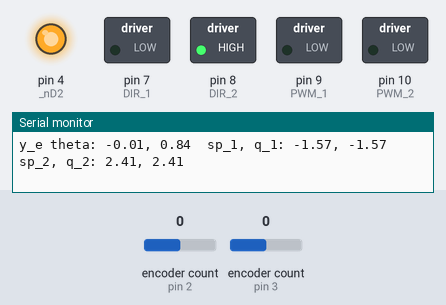
This sketch was run on a simulated Arduino Uno, built with avr-gcc and run on an emulated ATmega328P. On the bench: switched loads named in the sketch (green lamp = pin HIGH), output pins drawn as LEDs (lit = HIGH), the last lines printed to the serial monitor. Inputs (shaded band) come from the test bench; at power-on: encoder count (sensors on pin 2, pin 3) 0.

Above: at 1.7 s.
1.8 s: encoder count (sensor on pin 2) set to 4
At 2.9 s:
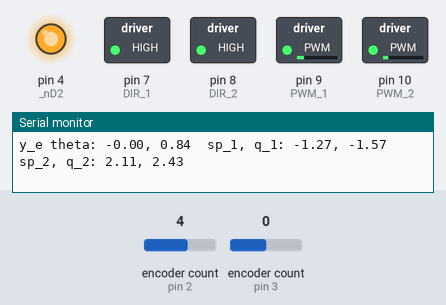
4.8 s: encoder count (sensor on pin 3) set to 1
At 5.01 s:
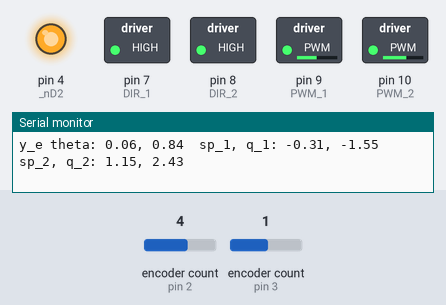
7.8 s: encoder count (sensor on pin 2) set to 8
At 8.5 s:
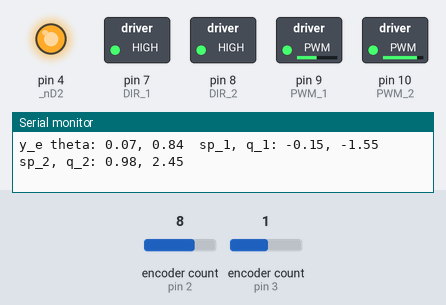
10.8 s: encoder count (sensor on pin 3) set to 0
Timing chart, 0 to 13.8 s (numbered marks = the images above; inputs shaded):
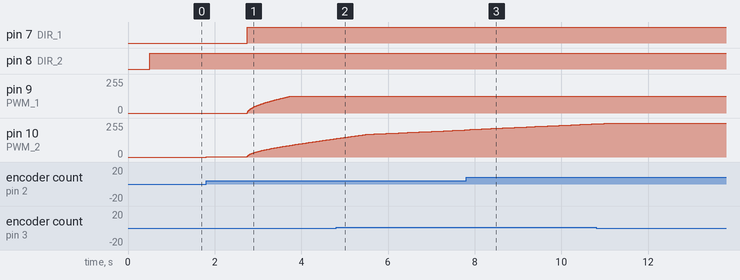

The sketch:

endeffector_w_ros.ino.ino
```cpp
/**********************************************************************************

***********************************************************************************/
#include <Encoder.h>


#define straight_line_up
//#define excavate
//#define dump
//#define home_pos


// pathPlanner.set_mode(1) // Set mode (Usually a ros node should do this)
// Manipulator dimensions and joint angle limits
const float l_1 = 0.09; // link1 lenth (m)
const float l_2 = 0.11185; // link2 lenth (m)
const float q1_limit =  360 * M_PI / 180; // joint angle limit for q1 (rad), M_PI is slightly more accurate and more portable then PI
const float q2_limit = 360 * M_PI / 180; // joint angle limit for q2 (rad), M_PI is slightly more accurate and more portable then PI


// ================================================================
// ===               PID FEEDBACK CONTROLLER                    ===
// ================================================================

// Provide PID controller gains here (use the gains from Lab 5 as your starting point

// Motor 1 requires higher gains due to larger moment of inertia
// Try 1.5 - 2.5 times the Motor 2 gains
float Kp_1 = 150.0;
float Kd_1 = 0.0;
float Ki_1 = 10.0;

// Motor 2 requires smaller gains compared to Motor 1
// Try 3 - 5 times the gains from previous lab
float Kp_2 = 100.0;
float Kd_2 = 0.0;
float Ki_2 = 10.0;

int pwm_max_m1 = 125;
int pwm_max_m2 = 255;
// control sampling period
#define period_us 10000  // microseconds (1 sec = 1000000 us)

// ================================================================
// ===               SERIAL OUTPUT CONTROL                      ===
// ================================================================

// Switch between built-in Serial Plotter and Matlab streaming
// comment out both to disable serial output

#define PRINT_DATA
//#define MATLAB_SERIAL_READ

// ================================================================
// ===               DFROBOT MOTOR SHIELD DEFINITION            ===
// ================================================================

const int
// motor connected to M1
PWM_1   = 9,
DIR_1   = 7;
const int
// motor connected to M2
PWM_2   = 10,
DIR_2   = 8;
int M1FB = A0; // To read current in milliamps
int M2FB = A1; // To read current in milliamps
int _nD2 = 4;
int _nSF = 12;
// ================================================================
// ===               ENCODER DEFINITION                         ===
// ================================================================

// The motor has a dual channel encoder and each has 120 counts per revolution
// The effective resolution is 480 CPR with quadrature decoding.
// Calibrate the conversion factor by hand.

float C2Rad1 = 1080/(2*PI); // TO DO: replace it with your conversion factor
float C2Rad2 = 98 * 12 * 4 / (2 * PI); // TO DO: replace it with your conversion factor

Encoder Mot1(3, 5);
Encoder Mot2(2, 6);

// ================================================================
// ===               VARIABLE DEFINITION                        ===
// ================================================================

double q_1 = 0.0, pre_q_1 = 0.0; // Current and previous joint angles of the motor 1
double q_2 = 0.0, pre_q_2 = 0.0; // Current and previous joint angles of the motor 2
double error_1, sum_error_1 = 0.0, d_error_1 = 0.0, filt_d_error_1 = 0.0, error_pre_1;
double error_2, sum_error_2 = 0.0, d_error_2 = 0.0, filt_d_error_2 = 0.0, error_pre_2;


float alpha = 0.25;    // low pass filter constant
unsigned long timer;
double loop_time = 0.01;
double Pcontrol, Icontrol, Dcontrol;
double pwm;
float vc;
double set_point_1 = 0; // Set point (desired joint position) for motor 1
double set_point_2 = 0; // Set point (desired joint position) for motor 2
float x_e, y_e, theta; // end-effector position
double q_1_ik, q_2_ik; // inverse kinematics solutions
double q_1_offset = 0; // Hacky way to test individually
double q_2_offset = 0; // Hacky way to test individually
int i = 0; // To generate waypoints of a path.
int flag = 0;
float y_e_down = -0.07;
float y_e_up = 0.07;
float y_e_home = 0;
float theta_home = 0;
float theta_up = 48*PI/180;
float theta_down = -48*PI/180;
// ================================================================
// ===                      INITIAL SETUP                       ===
// ================================================================

void setup() {

  Serial.begin(115200);

  // configure motor shield M1 and M2 outputs
  pinMode(PWM_1, OUTPUT);
  pinMode(DIR_1, OUTPUT);
  pinMode(PWM_2, OUTPUT);
  pinMode(DIR_2, OUTPUT);
  pinMode(_nD2,OUTPUT);
  digitalWrite(_nD2,HIGH);

  delay(500);    // delay 0.01 second

  #ifdef straight_line_up
  y_e = y_e_down;
  theta = theta_up;
  #endif

  #ifdef excavate
  y_e = y_e_down;
  theta = theta_home;
  #endif

  #ifdef dump
  y_e = y_e_up;
  theta = theta_up;
  #endif

  #ifdef home_pos
  y_e = y_e_home;
  theta = theta_home;
  #endif

  Inverse_K();
  q_1_offset = set_point_1;
  q_2_offset = set_point_2;

}


// ================================================================
// ===                    MAIN PROGRAM LOOP                     ===
// ================================================================

void loop() {
  if (micros() - timer >= period_us) {

    timer = micros();

    // Joint position from the encoder counts

    q_1 = q_1_offset + Mot1.read() / C2Rad1;    // convert to radians
    q_2 = q_2_offset + Mot2.read() / C2Rad2;    // convert to radians


    // Straight line up:
    #ifdef straight_line_up
    i = i + 1;
    y_e = y_e_down + i*(y_e_up - y_e_down)/1000; // Change 1000 for tuning

    if(y_e > y_e_up || flag == 1)
    {
        y_e = y_e_up;
        i = 0;
        flag = 1;
    }
    theta = theta_up;
    #endif

    #ifdef excavate
    i = i + 1;
    theta = theta_home + i*(theta_up - theta_home)/1000; // Change 1000 for tuning

    if(theta > theta_up || flag == 1)
    {
        theta = theta_up;
        i = 0;
        flag = 1;
    }
    y_e = y_e_down;
    #endif

    #ifdef dump
    i = i + 1;
    theta = theta_up - i*(theta_up - theta_down)/1000; // Change 1000 for tuning

    if(theta < theta_down || flag == 1)
    {
        theta = theta_down;
        i = 0;
        flag = 1;
    }
    y_e = l_1*sin(asin((y_e_up-l_2*sin(theta_up))/l_1)) + l_2*sin(theta);
    #endif

    #ifdef home_pos
    i = i + 1;
    y_e = y_e_home - i*(y_e_home - y_e_down)/500; // Change 1000 for tuning

    if(y_e < y_e_down || flag == 1)
    {
        y_e = y_e_down;
        i = 0;
        flag = 1;
    }
    theta = theta_home;
    #endif
    // ================================================================
    // ===                    GET SETPOINT                          ===
    // ================================================================

    Inverse_K();

    // ================================================================
    // ===                    CONTROLLER CODE                       ===
    // ================================================================

    // PID controller for motor 1
    error_1 = set_point_1 - q_1;
    d_error_1 = (error_1 - error_pre_1) / loop_time;
    // 1st order filter to clean up noise
    filt_d_error_1 = alpha * d_error_1 + (1 - alpha) * filt_d_error_1;
    sum_error_1 += error_1 * loop_time;
    error_pre_1 = error_1;
    motorControl(DIR_1, PWM_1, error_1, d_error_1, sum_error_1, Kp_1, Kd_1, Ki_1, pwm_max_m1,1);

    // PID controller for motor 2
    error_2 = set_point_2 - q_2;
    d_error_2 = (error_2 - error_pre_2) / loop_time;
    // 1st order filter to clean up noise
    filt_d_error_2 = alpha * d_error_2 + (1 - alpha) * filt_d_error_2;
    sum_error_2 += error_2 * loop_time;
    error_pre_2 = error_2;
    motorControl(DIR_2, PWM_2, error_2, d_error_2, sum_error_2, Kp_2, Kd_2, Ki_2, pwm_max_m2, 2);

    // ================================================================
    // ===                    PRINT DATA                            ===
    // ================================================================


#ifdef PRINT_DATA
    Serial.print("y_e theta: ");
    Serial.print(y_e);  Serial.print(", ");
    Serial.print(theta);  Serial.print("\t"); // print out  y_e, theta
    Serial.print("sp_1, q_1: ");
    Serial.print(set_point_1);  Serial.print(", ");
    Serial.print(q_1); Serial.print("\t"); // set_point_1, q_1
    Serial.print("sp_2, q_2: ");
    Serial.print(set_point_2);  Serial.print(", ");
    Serial.print(q_2); Serial.print("\t"); // set_point_2, q_2
    //  Serial.print(Mot1.read()); Serial.print("\t");
    //  Serial.print(Mot2.read()); Serial.print("\t");
    Serial.print("\n");
#endif

#ifdef MATLAB_SERIAL_READ
  Serial.print(timer / 1000000.0);   Serial.print("\t");
  Serial.print(set_point_1,4);    Serial.print("\t");
  Serial.print(q_1,4);    Serial.print("\t");
  Serial.print(set_point_2,4);    Serial.print("\t");
  Serial.print(q_2,4);    Serial.print("\t");
  Serial.print("\n");
#endif

    i++;  // change this line to i+=2; for every 2 degrees per samping period.
    //  delay(30);
  }
  loop_time = (micros() - timer) / 1000000.0;  //compute actual sample time
}


void Inverse_K()
{
  double y_e_max = l_1 + l_2 *sin(theta); // Constrain y_e so that unrealistic values are not possible
  double y_e_min = -l_1 + l_2 *sin(theta); // Constrain y_e so that unrealistic values are not possible
  if(y_e > y_e_max)
  {
    y_e = y_e_max;
  }
  else if(y_e < y_e_min)
  {
    y_e = y_e_min;
  }
  //x_e = (2*l_2*cos(theta) + sqrt(pow(2*l_2*cos(theta),2) + 8*l_2*y_e*sin(theta) - 4*l_2*l_2 + 4 * l_1*l_1 - 4 * y_e * y_e))/2; // change sign before sqrt for othe direction
  x_e = sqrt(l_1*l_1 - pow(y_e - l_2*sin(theta),2)) + l_2*cos(theta);
  q_1_ik = atan((y_e - l_2*sin(theta))/(x_e - l_2 * cos(theta)));
  q_2_ik = theta - q_1_ik;

  // position limit constraints (update set_point_1 and set_point_2 when they are within the limits)
  if (abs(set_point_1) < q1_limit && abs(set_point_2) < q2_limit)
  {
    set_point_1 = q_1_ik;
    set_point_2 = q_2_ik;
  }
  else
  {
    Serial.print("Joint limit reached!");
  }
}

// ================================================================
// ===                   MOTOR CONTROLLER                       ===
// ================================================================

void motorControl(int DIR_x, int PWM_x, float error, float d_error, float sum_error, float Kp_x, float Kd_x, float Ki_x, int pwm_max, int motor)
{
  float pwm_command;

  Pcontrol = error * Kp_x;
  Icontrol = sum_error * Ki_x;
  Dcontrol = d_error * Kd_x;

  Icontrol = constrain(Icontrol, -1*pwm_max, pwm_max);  // I control saturation limits for anti-windup

  pwm_command = Pcontrol + Icontrol + Dcontrol;

  if (pwm_command > 0)
  { if(motor==1)
    {
      digitalWrite(DIR_x, HIGH);
    }
    else
    {
      digitalWrite(DIR_x, LOW);
    }
    analogWrite(PWM_x, (int) constrain(pwm_command, 0, pwm_max));
  }
  else
  {
    if(motor==1)
    {
      digitalWrite(DIR_x, LOW);
    }
    else
    {
      digitalWrite(DIR_x, HIGH);
    }
    analogWrite(PWM_x, (int) constrain(abs(pwm_command), 0, pwm_max));
  }
}
```
